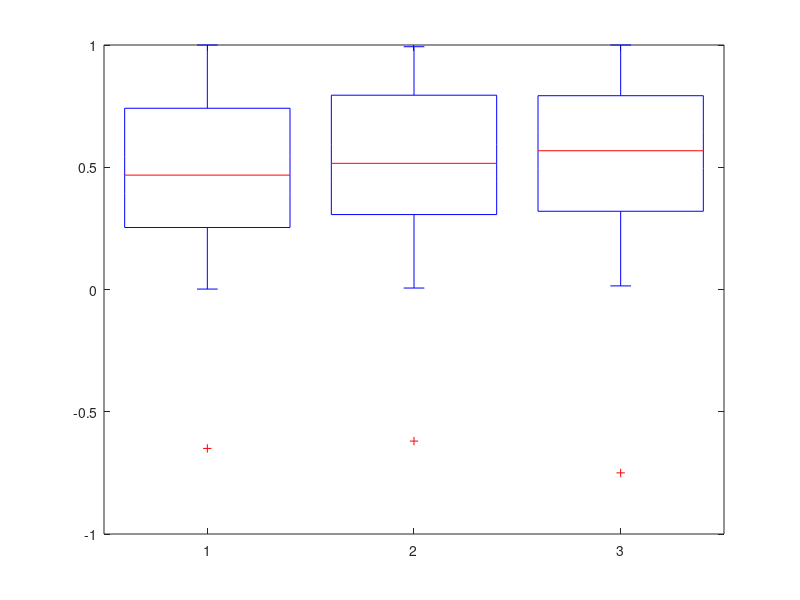

This chart was generated by the following MATLAB code: (Note: this script raises an error after producing the figure.)
%% Problem 1: Random Number Vector Generation
% Generate a vector with 30 random numbers drawn from a normal distribution
% with a mean of 3.2 and a variance of 16. Hint: help randn

% First, set a seed for your random number with default so results are
% reproducible

rng("default")

% The randn function can be used for sampling floating-point numbers from a
% normal distribution. Specifically, it will draw from a normal
% distribution with mean 0 and variance of 1. If we have a variable, x,
% that has a mean mu_x and variance sigma-squared_x, the random variable y
% can be calculated as y = ax + b. 

% First, establish what our mean value, a, is from the problem set
mu = 3.2;

% Next, establish the standard deviation b. Since we start out with the
% variance, we can use the sqrt function to get our appropriate b value 4
sigma = sqrt(16);

% Now we can use element wise multiplication against an array of random
% numbers with the appropriate size of 30 defined in the problem set.
y = sigma .* randn(30, 1) + mu;

% We can check that our stats are near to what we expect.
stats = [mean(y) std(y) var(y)];

% We see that we're relatively far off with this default number generator
% because we're not sampling very many values! If we were to sample many
% more times, we would become closer to our true values of sigma and mu.

%% Problem 2: Deriving Variance
% Derive what Var(aX) is. Hint: Replace X with aX on both sides of the
% formula and expand things out.

% This is completed in the word document.

%% Problem 3: Boxplot
% Load the dataset and produce a boxplot of the data to have it match
% (mostly) the shown figure.
% a. Set the color of boxes to red
% b. Plot the median as a dot instead of as a line
% c. Change the outlier symbol to 'x'
% d. Set the xticklables to be Subject 1/2/3
% e. What does the interquartile range of a distribution mean (briefly and
% intuitiively)? Show how you would calculate it for a dataset like a
% vector, x, containing 10 reaction times?

% Clear the workspace
clear;

% Next, load the dataset
load('ps3_3_boxplot.mat')

% Look at the data so we know what we're working with
whos

% We have a set of three columns (patients) with 100 values each. First,
% make a figure
fig3a = figure('Name', 'ps3_3a_jeremydelahanty');

% Now use the builtin boxplot command to plot our data
box3a = boxplot(x);

% 3a: Set the color of the boxes to red
% We can use the set function on box to define properties of the graph
set(box3a, 'Color', 'r')

% 3b: Plot the median as a dot instead of as a line
% We can create a new figure for this plot
fig3b = figure('Name', 'ps3_3b_jeremydelahanty');

% Let's now set multiple components within our plot through the boxplot
% command itself instead of trying to set individual pieces.
box3b = boxplot(x, ...
    'Colors', 'r', ... % set the color of our plots to red
    'MedianStyle', 'line', ... % Use the line, not target, as median
    'Notch', 'on'); % Setup the notch as seen in the problem set figure

% It doesn't appear possible to set the median target properties that are
% found via the get method such as MedianInner, MedianOuter. Instead, find
% the median tag object and set its marker, color, and style to none.
% Later, we'll just plot the median values as red open circles
% (annoyingly...)
medianHandle = findobj(gca, 'Tag', 'Median');
set(medianHandle, 'Marker', ...
    'none', ...
    'MarkerFaceColor', ...
    'none', ...
    'LineStyle', ...
    'none')

% Now, place dots at each median location so we recreate the exact figure
% presentation
medianValues = median(x);

% Use hold on to draw over the currently shown figure
hold on

% Now plot the markers themselves on the graph
plot(1:3, medianValues, 'ro', ... % on boxes 1 through 3, plot red circles
    'MarkerSize', 8, ...          % with open faces at the median values
    'LineWidth', 1, ...           % on the graph
    'MarkerFaceColor', 'none')

% We're done drawing on the graph, so turn hold off.
hold off

% 3c: Plot the outlier symbol as an 'x'
% This is done through simply setting the boxplot value of 'Symbol'. We'll
% just recreate 3b with this added.
fig3c = figure('Name', 'ps3_3c_jeremydelahanty');

box3c = boxplot(x, ...
    'Colors', 'r', ...
    'MedianStyle', 'line', ...
    'Symbol', 'rx', ...
    'Notch', 'on');

medianHandle = findobj(gca, 'Tag', 'Median');
set(medianHandle, 'Marker', ...
    'none', ...
    'MarkerFaceColor', ...
    'none', ...
    'LineStyle', ...
    'none')

hold on

plot(1:3, medianValues, 'ro', ...
    'MarkerSize', 8, ...
    'LineWidth', 1, ...
    'MarkerFaceColor', 'none')

hold off

% 3d: Set the xtick labels to be 'Subject1', 'Subject 2', 'Subject 3'
% We'll recreate 3c with this added. We will also add the title, axis
% labels, font and tick sizes, etc...
fig3d = figure('Name', 'ps3_3d_jeremydelahanty');

box3d = boxplot(x, ...
    'Colors', 'r', ...
    'MedianStyle', 'line', ...
    'Symbol', 'rx', ...
    'Notch', 'on');

medianHandle = findobj(gca, 'Tag', 'Median');
set(medianHandle, 'Marker', ...
    'none', ...
    'MarkerFaceColor', ...
    'none', ...
    'LineStyle', ...
    'none')

hold on

plot(1:3, medianValues, 'ro', ...
    'MarkerSize', 8, ...
    'LineWidth', 1, ...
    'MarkerFaceColor', 'none')

hold off

% Set x-axis labels and their properties
set(gca, 'XTickLabel', {'Subject 1', 'Subject 2', 'Subject 3'})
set(gca, 'FontSize', 10)  % Set tick label font size to 10

% Format Axis labels
xh = xlabel('Subjects');
set(xh, 'FontSize', 15)

yh = ylabel('Data');
set(yh, 'FontSize', 15)

% Add a Title
th = title('Subject Data Boxplots');
set(th, 'FontSize', 18)

% 3e: What does the IQR of a distribution mean briefly/intuitively? Show
% how you would calculate it for a dataset like a vector x containing 10
% reaction times. Write your answer down as comments below the code for
% 3a-3f. Answer in equations and sentences.

% To understand the IQR, it is helpful to first explain what a percentile
% represents. It simply represents the point in a dataset where the
% percentile value of the datapoints are below that value. The IQR
% can be helpful for helping describe a datasets measure of center and how
% dispersed or "spread out" the data is from that center. Specifically, the
% IQR measures the spread of the middle 50% of the dataset. It is
% calculatted as:

% IQR = Q3 - Q1 where...
% Q3: Third Quartile, or 75th percentile.
% Q1: First Quartile, or 25th percentile.

% Finally, the use of the IQR is useful for mitigating the influence of
% extreme values like outliers. With outliers excluded, a small IQR
% indicates that the data is clustered around the median while a large IQR
% indicates that the data is more spread out!

% An example set of MATLAB code for determining this with the example
% values is the following:
% x = [0.25, 0.30, 0.35, 0.40, 0.45, 0.50, 0.55, 0.60, 0.65, 0.70];
% Q1 = quantile(x, 0.25);
% Q3 = quantile(x, 0.75);
% IQR_value = Q3 - Q1;

%% Problem 4: Random Variable Definitions in Statistics
% Given two random variables X and Y, what are the mathematical/statistical
% definitions for:
% a. Uncorrelatedness
% b. Independence
% c. Orthogonality
% d. Do uncorrelated and zero mean random variables mean they are
%    independent? Explain briefly...
% e. Does uncorrelated mean orthogonal? T/F. Explain briefly...

% This is all written in the problem set document.